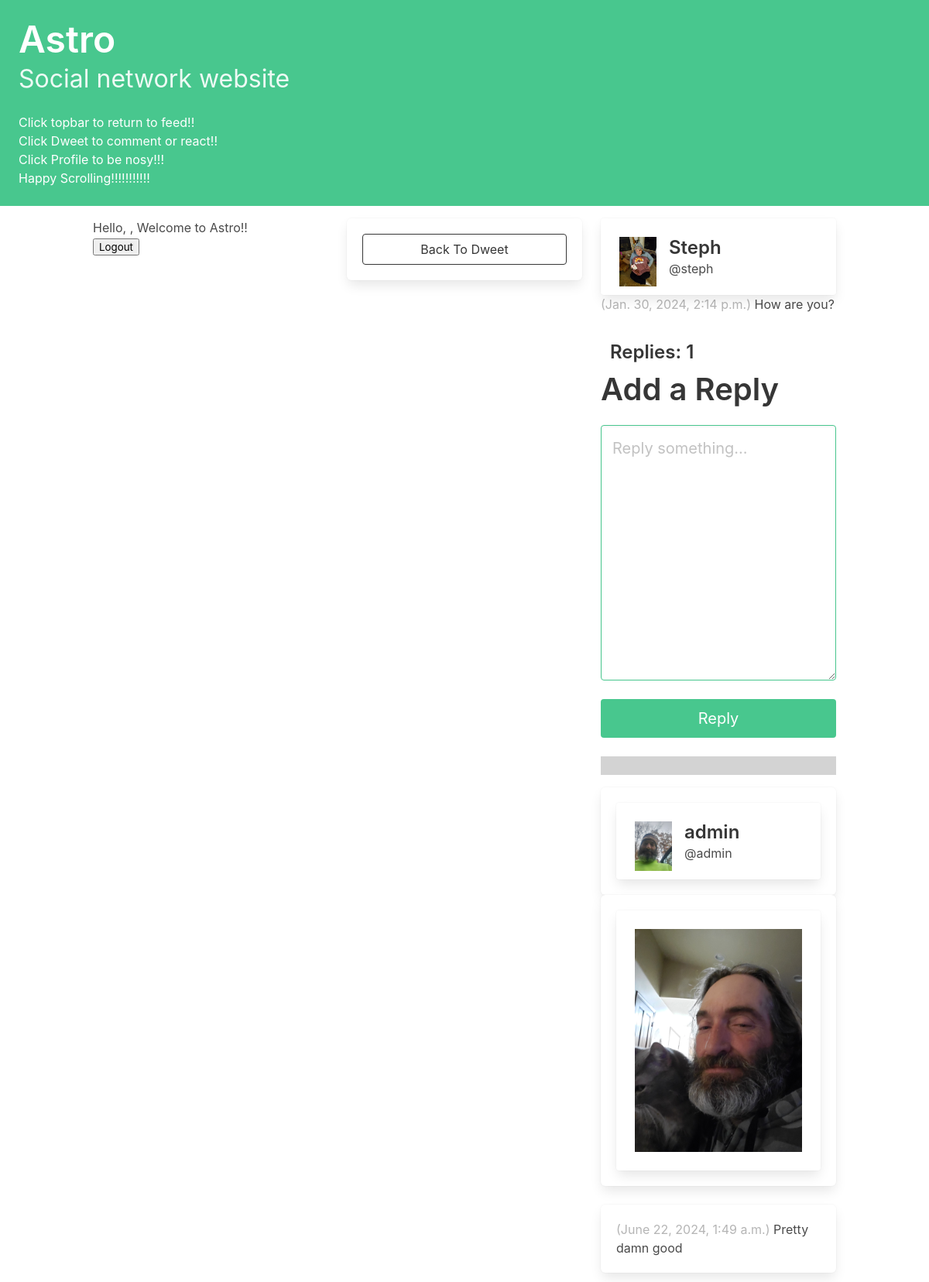
Page /comment/3 on the committed database.
### astro/models.py (models this page shows, shortened)
class Comment(models.Model):
    user = models.ForeignKey(
        User,
        related_name='comments',
        on_delete=models.DO_NOTHING
    )
    body = models.CharField(max_length=250)
    replies = models.ManyToManyField(
        'Reply',
        related_name="commented_by",
        symmetrical=False,
        blank=True
    )
    commentImage = models.ImageField(
        blank=True
    )
    created_at = models.DateTimeField(
        auto_now_add=True
    )
    class Meta:
        ordering = ['-created_at']

class Profile(models.Model):
    user = models.OneToOneField(User, on_delete=models.CASCADE)
    profileImage = models.ImageField(
        default= 'default.png',
        blank=True
    )
    follows = models.ManyToManyField(
        "self",
        related_name="followed_by",
        symmetrical=False,
        blank=True
    )

class Reply(models.Model):
    user = models.ForeignKey(
        User,
        related_name="replies",
        on_delete=models.DO_NOTHING
    )
    body = models.CharField(
        max_length=250
    )
    replyImage = models.ImageField(
        blank=True
    )
    created_at = models.DateTimeField(
        auto_now_add=True
    )
    class Meta:
        ordering = ['-created_at']

### astro/views.py (the view, shortened to what this page needs)
# urls.py: path('comment/<int:pk>', comment, name='comment'),
def comment(request, pk):
    comment = Comment.objects.get(pk=pk)
    dweet = Dweet.objects.get(comments__id=comment.id)
    form = ReplyForm(request.POST or None)
    return render(
        request,
        "astro/comment.html",
        {"form": form, "comment": comment, "dweet": dweet}
    )

### astro/forms.py
class ReplyForm(forms.ModelForm):
    body = forms.CharField(
        required=True,
        widget=forms.widgets.Textarea(
            attrs={
                "placeholder": "Reply something...",
                "class": "textarea is-success is-medium",
            }
        ),
        label = "",
    )
    class Meta:
        model = Reply
        exclude = ("user", "reactions", "replyImage")

### astro/templates/astro/comment.html (shortened to what this page needs)
{% extends "base.html" %}
{% block content %}
    <div class="column">
        <div class="box">
            <a href="{% url 'astro:dweet' dweet.id %}">
                <button class="button is-dark is-outlined is-fullwidth">
                    Back To Dweet
                </button>
            </a>
        </div>
    </div>
    <div class="column">
        <a href="{% url 'astro:profile' comment.user.profile.id %}">
            <div class="block">
                <div class="card">
                    <div class="card-content">
                        <div class="media">
                            <div class="media-left">
                                <figure class="image is-48x48">
                                    <img src="{{ comment.user.profile.profileImage.url }}" alt="profile picture">
                                </figure>
                            </div>
                            <div class="media-content">
                                <p class="title is-4">
                                    {{ comment.user.username }}
                                </p>
                                <p class="subtitle is-6">
                                    @{{ comment.user.username|lower }}
                                </p>
                            </div>
                        </div>
                    </div>
                </div>
            </div>
        </a>
        <div class="block">
            <span class="is-small has-text-grey-light">
                ({{ comment.created_at }})
            </span>
            {{ comment.body }}
        </div>
        {% if comment.user.id == request.user.id %}
            <div class="block">
                <a href="{% url 'astro:comment_image_upload' comment.id %}">
                    <button class="button is-success is-light is-outlined is-fullwidth">
                        Upload Photo
                    </button>
                </a>
            </div>
            <div class="block">
                <a href="{% url 'astro:comment_edit' comment.id %}">
                    <button class="button is-danger is-dark is-outlined is-fullwidth">
                        Edit Comment
                    </button>
                </a>
            </div>
            <div class="column">
                <h1 class="title is-4">
                    Replies: {{ comment.replies.count }}
                </h1>
            </div>
        {% else %}
            <div class="column">
                <h1 class="title is-4">
                    Replies: {{ comment.replies.count }}
                </h1>
            </div>
            <div class="block">
                <div class="block">
                    <h2 class="title is-2">
                        Add a Reply
                    </h2>
                </div>
                <div class="block">
                    <form method="post">
                        {{ form.as_p }}
                        <button class="button is-success is-fullwidth is-medium mt-5" type="submit">
                            Reply
                        </button>
                    </form>
                </div>
            </div>
        {% endif %}
        {% for reply in comment.replies.all %}
            <div style="height:5vh">
                <p style="background-color:lightgrey">
                    <br>
                </p>
            </div>
            <a href="{% url 'astro:profile' reply.user.profile.id %}">
                <div class="box">
                    <div class="card">
                        <div class="card-content">
                            <div class="media">
                                <div class="media-left">
                                    <figure class="image is-48x48">
                                        <img src="{{ reply.user.profile.profileImage.url }}" alt="profile picture">
                                    </figure>
                                </div>
                                <div class="media-content">
                                    <p class="title is-4">
                                        {{ reply.user.username }}
                                    </p>
                                    <p class="subtitle is-6">
                                        @{{ reply.user.username|lower }}
                                    </p>
                                </div>
                            </div>
                        </div>
                    </div>
                </div>
            </a>
            <a href="{% url 'astro:reply' reply.id %}">
                {% if reply.replyImage %}
                    <div class="box">
                        <div class="card">
                            <div class="card-content">
                                <div class="media">
                                    <div class="media-center">
                                        <figure class="image is-fullwidth">
                                            <img src="{{ reply.replyImage.url }}" alt="reply picture">
                                        </figure>
                                    </div>
                                </div>
                            </div>
                        </div>
                    </div>
                {% endif %}
                <div class="box">
                    <span class="is-small has-text-grey-light">
                        ({{ reply.created_at }})
                    </span>
                    {{ reply.body }}
                </div>
            </a>
        {% endfor %}
    </div>
{% endblock content %}

### rows in the picture
Comment: user.profile.profileImage (picture), user.username "Steph", user.username "steph", created_at "Jan. 30, 2024, 2:14 p.m.", body "How are you?", replies.count "1"
Reply: user.profile.profileImage (picture), user.username "admin", replyImage (picture), created_at "June 22, 2024, 1:49 a.m.", body "Pretty damn good"
